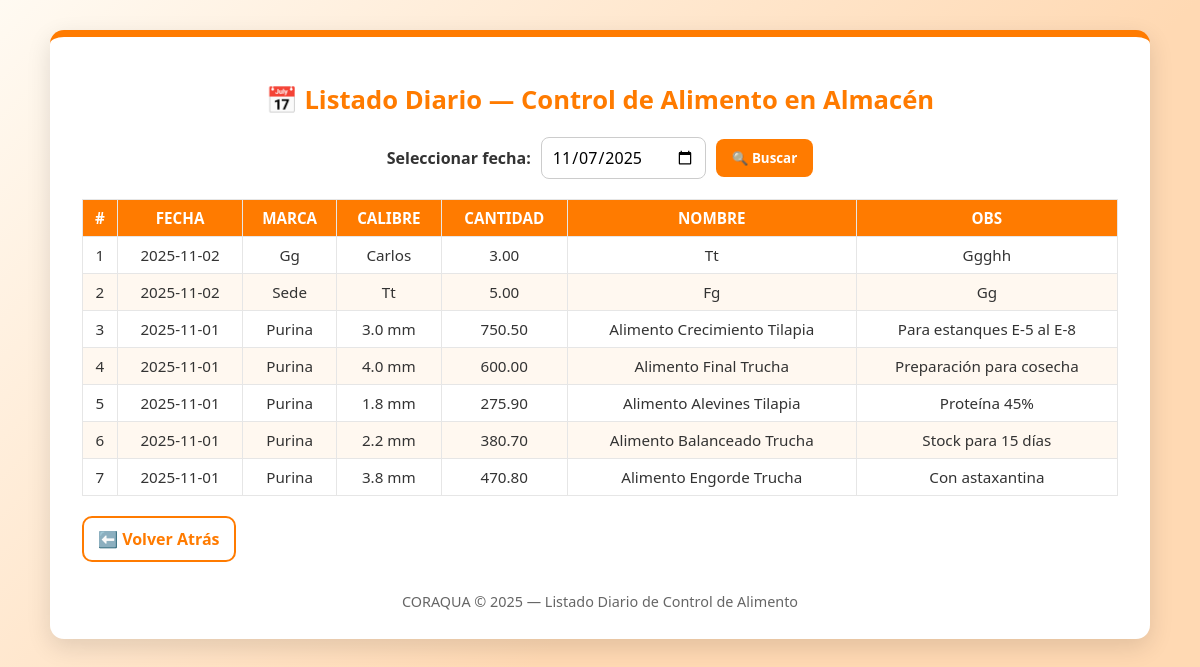
The app's page /public/Inventario/listarBPA1, older data.
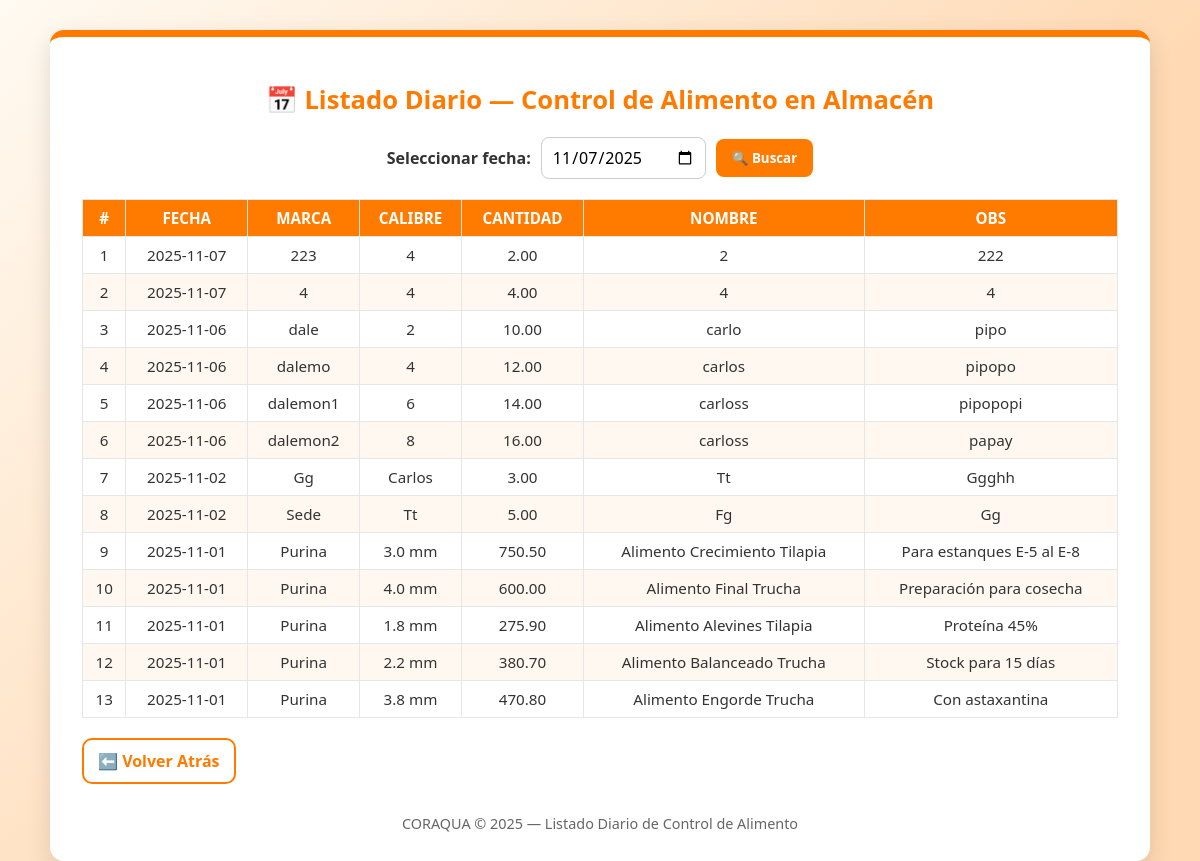
The same page, newer data.
### tables this page shows
CREATE TABLE `control_alimento_almacen` (
  `id` int(11) NOT NULL,
  `fecha` date NOT NULL,
  `sede` varchar(100) NOT NULL,
  `encargado` varchar(100) NOT NULL,
  `mes` varchar(20) NOT NULL,
  `marca` varchar(100) NOT NULL,
  `calibre` varchar(50) DEFAULT NULL,
  `cantidad` decimal(10,2) DEFAULT NULL,
  `nombre_alimento` varchar(150) DEFAULT NULL,
  `observaciones` text DEFAULT NULL,
  `estado` varchar(20) DEFAULT 'pendiente',
  `id_usuario` int(11) DEFAULT NULL,
  `fecha_registro` timestamp NOT NULL DEFAULT current_timestamp(),
  `id_sede` int(11) DEFAULT NULL,
  `id_lote` int(11) DEFAULT NULL,
  `id_especie` int(11) DEFAULT NULL,
  `revisado` tinyint(1) DEFAULT 0,
  `fecha_revision` datetime DEFAULT NULL,
  `estado_supervisor` enum('Pendiente','Aprobado','Desaprobado') DEFAULT 'Pendiente'
);

### controllers/InventarioController.php (called while the page is built, shortened)
<?php
class InventarioController {
public function listarBPA1() {
    $database = new Database();
    $conn = $database->getConnection();
    $sql = "SELECT
            id,
            fecha,
            marca,
            calibre,
            cantidad,
            nombre_alimento AS nombre,
            observaciones AS obs
        FROM control_alimento_almacen
        WHERE estado = 'pendiente'
        ORDER BY fecha DESC";
    $stmt = $conn->prepare($sql);
    $stmt->execute();
    $datos = $stmt->fetchAll(PDO::FETCH_ASSOC);
    include "../views/jefeplanta/modulos-jefeplanta/inventario/lista1.php";
}
}
?>

### core/Router.php (called while the page is built, shortened)
<?php
class Router {
    public function handleRequest() {
        $action = isset($_GET['action']) ? $_GET['action'] : 'login';
        $controller = new $controllerClass();
        $controller->$action();
    }
}

### public/index.php (called while the page is built, shortened)
<?php
require_once __DIR__ . '/../core/Router.php';
$router = new Router();
$router->handleRequest();
?>

### views/jefeplanta/modulos-jefeplanta/inventario/lista1.php (the view, shortened to what this page needs)
<?php
$fechaBusqueda = isset($_GET['fecha']) ? $_GET['fecha'] : date('Y-m-d');
?>
<!DOCTYPE html>
<html lang="es">
<head>
</head>
<body>
<div class="container">
  <h1>📅 Listado Diario — Control de Alimento en Almacén</h1>
  <form method="GET" class="search-bar">
    <label for="fecha"><strong>Seleccionar fecha:</strong></label>
    <input type="date" id="fecha" name="fecha" value="<?php echo htmlspecialchars($fechaBusqueda); ?>" required>
    <button type="submit">🔍 Buscar</button>
  </form>
  <table>
    <thead>
      <tr>
        <th>#</th>
        <th>FECHA</th>
        <th>MARCA</th>
        <th>CALIBRE</th>
        <th>CANTIDAD</th>
        <th>NOMBRE</th>
        <th>OBS</th>
      </tr>
    </thead>
    <tbody>
      <?php if (!empty($datos)): ?>
        <?php $i=1; foreach ($datos as $row): ?>
          <tr>
            <td><?php echo $i++; ?></td>
            <td><?php echo htmlspecialchars($row['fecha']); ?></td>
            <td><?php echo htmlspecialchars($row['marca']); ?></td>
            <td><?php echo htmlspecialchars($row['calibre']); ?></td>
            <td><?php echo htmlspecialchars($row['cantidad']); ?></td>
            <td><?php echo htmlspecialchars($row['nombre']); ?></td>
            <td><?php echo htmlspecialchars($row['obs']); ?></td>
          </tr>
        <?php endforeach; ?>
      <?php else: ?>
        <tr><td colspan="7">❌ No hay registros para esta fecha.</td></tr>
      <?php endif; ?>
    </tbody>
  </table>
  <a href="javascript:history.back()" class="back-btn">⬅️ Volver Atrás</a>
  <footer>CORAQUA © 2025 — Listado Diario de Control de Alimento</footer>
</div>
</body>
</html>

### views/jefeplanta/modulos-jefeplanta/inventario/lista1.php (style rules this page uses)
* { box-sizing:border-box;font-family:"Poppins","Segoe UI",sans-serif; }
body { margin:0; background:linear-gradient(135deg,#fffaf2,#ffd9b3 60%); color:#333; padding:30px 16px; min-height:100vh; }
.container { max-width:1100px; margin:auto; background:#fff; border-radius:14px; padding:28px 32px; box-shadow:0 8px 24px rgba(0,0,0,0.12); border-top:7px solid #ff7b00; animation:fadeIn .6s ease; }
h1 { text-align:center;color:#ff7b00;font-size:1.6rem;margin-bottom:20px; }
.search-bar { display:flex;justify-content:center;align-items:center;gap:10px;margin-bottom:20px;flex-wrap:wrap; }
input[type="date"] { padding:8px 10px;border-radius:8px;border:1px solid #ccc;font-size:1rem; }
button { background:#ff7b00;color:#fff;border:none;padding:10px 16px;border-radius:8px; cursor:pointer;font-weight:600;transition:all .2s; }
table { width:100%;border-collapse:collapse;margin-top:20px; }
th,td { border:1px solid #e6e6e6;padding:8px;text-align:center;font-size:0.95rem; }
th { background:#ff7b00;color:#fff; }
tr:nth-child(even) { background:#fff8f0; }
.back-btn { margin-top:20px;display:inline-block;text-decoration:none;background:#fff;color:#ff7b00; border:2px solid #ff7b00;padding:10px 14px;border-radius:10px;font-weight:700; }
footer { text-align:center;margin-top:30px;color:#666;font-size:0.9rem; }

Row changes from the older to the newer data that the page shows:
added control_alimento_almacen: fecha "2025-11-07", marca "223", calibre "4", cantidad "2.00", nombre_alimento "2", observaciones "222"
added control_alimento_almacen: fecha "2025-11-07", marca "4", calibre "4", cantidad "4.00", nombre_alimento "4", observaciones "4"
added control_alimento_almacen: fecha "2025-11-06", marca "dale", calibre "2", cantidad "10.00", nombre_alimento "carlo", observaciones "pipo"
added control_alimento_almacen: fecha "2025-11-06", marca "dalemo", calibre "4", cantidad "12.00", nombre_alimento "carlos", observaciones "pipopo"
added control_alimento_almacen: fecha "2025-11-06", marca "dalemon1", calibre "6", cantidad "14.00", nombre_alimento "carloss", observaciones "pipopopi"
added control_alimento_almacen: fecha "2025-11-06", marca "dalemon2", calibre "8", cantidad "16.00", nombre_alimento "carloss", observaciones "papay"
